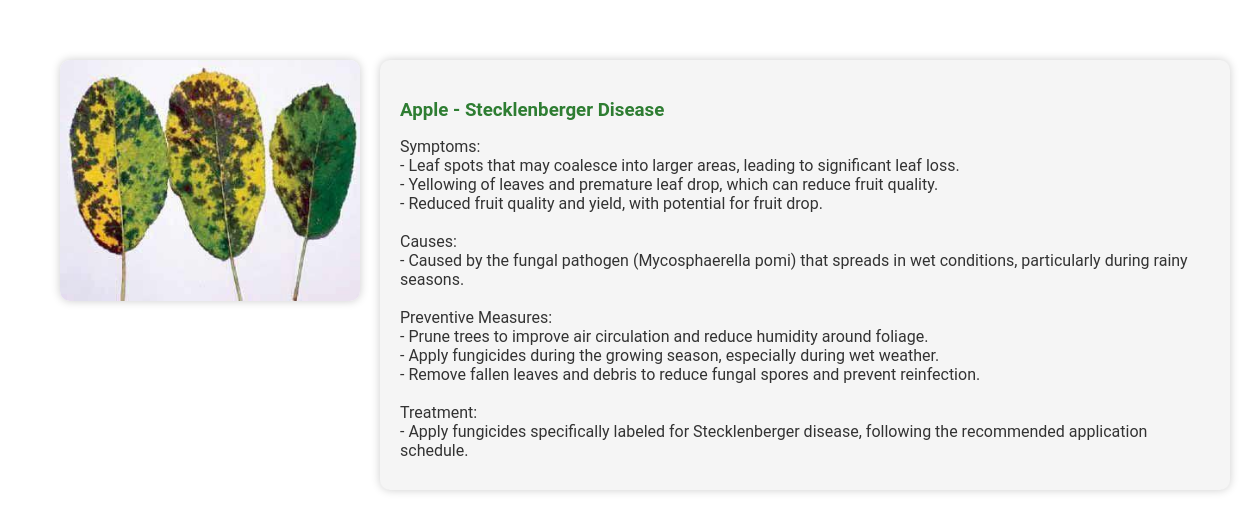
The page /disease_info/3 (signed in) on the database its author committed.
### app.py (models this page shows)
class Plant(db.Model):
    id = db.Column(db.Integer, primary_key=True)
    name = db.Column(db.String(50), unique=True, nullable=False)
    diseases = db.relationship('Disease', backref='plant', lazy=True)

class Disease(db.Model):
    id = db.Column(db.Integer, primary_key=True)
    plant_id = db.Column(db.Integer, db.ForeignKey('plant.id'), nullable=False)
    name = db.Column(db.String(100), nullable=False)
    description = db.Column(db.Text, nullable=False)
    stage = db.Column(db.String(50), nullable=False)

### app.py (the view)
@app.route('/disease_info/<int:disease_id>', methods=['GET'])
def disease_info(disease_id):
    if 'user_id' not in session:
        return redirect(url_for('login'))
    disease = Disease.query.get_or_404(disease_id)
    return render_template('disease_info.html', disease=disease)

### templates/disease_info.html (shortened to what this page needs)
<!DOCTYPE html>
<html lang="en" class="disease-info">
<head>
    <link rel="stylesheet" type="text/css" href="{{ url_for('static', filename='css/styles.css') }}">
</head>
<body class="disease-info">
    <div class="disease-info-container">
        <div class="disease-info-top">
            <img src="{{ url_for('static', filename='images/' + disease.name.lower().replace(' ', '_') + '.png') }}" alt="{{ disease.name }}">
            <div class="disease-info-content">
                <h3>{{ disease.plant.name }} - {{ disease.name }}</h3>
                <p class="convert-br">{{ disease.description|safe }}</p>
            </div>
        </div>
    </div>
</body>
</html>

### static/css/styles.css (style rules this page uses)
html, body { font-family: 'Roboto', sans-serif; margin: 0; padding: 0; height: 100%; width: 100%; scroll-behavior: smooth; background-color: #f4f4f4; }
html.disease-info, body.disease-info { background: #fff; display: flex; justify-content: center; align-items: flex-start; padding: 20px; }
p { color: #555; margin-bottom: 20px; }
.disease-info-container { display: flex; flex-direction: column; width: 100%; max-width: 1200px; margin: 0 auto; padding: 20px; }
.disease-info-top { display: flex; align-items: flex-start; justify-content: space-between; margin-bottom: 20px; }
.disease-info-top img { max-width: 300px; height: auto; border-radius: 10px; margin-right: 20px; box-shadow: 0 0 10px rgba(0, 0, 0, 0.2); }
.disease-info-content { flex: 1; padding: 20px; background: #f5f5f5; border-radius: 10px; box-shadow: 0 0 10px rgba(0, 0, 0, 0.2); }
.disease-info-content h3 { color: #2e7d32; margin-bottom: 10px; }
.disease-info-content p { color: #333; margin-bottom: 10px; }

### rows shown on the page
Plant: plant.name "Apple"
Disease: name "Stecklenberger Disease", description "Symptoms: - Leaf spots that may coalesce into larger areas, leading to significant leaf loss. - Yellowing of leaves and premature leaf drop, which can reduce fruit quality. - Reduced fruit quality and yield, with potential for fruit drop. Causes: - Caused by the fungal pathogen (Mycosphaerella pomi) that spreads in wet conditions, particularly during rainy seasons. Preventive Measures: - Prune trees to improve air circulation and reduce humidity around foliage. - Apply fungicides during the growing season, especially during wet weather. - Remove fallen leaves and debris to reduce fungal spores and prevent reinfection. Treatment: - Apply fungicides specifically labeled for Stecklenberger…"
